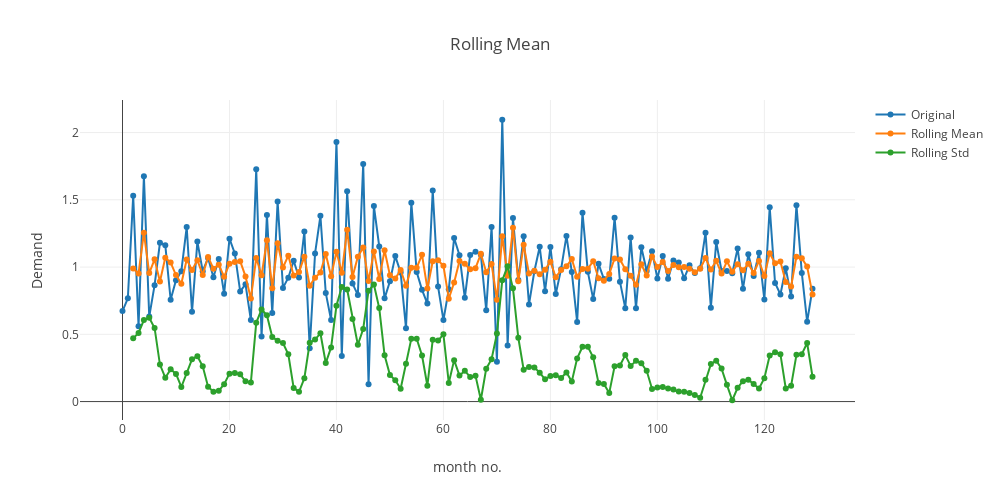

Notebook code for this chart:
### Code cell
ts_log_decompose = residual
ts_log_decompose.dropna(inplace=True)
test_stationarity(ts_log_decompose)

### Figure 1 — Plotly figure (JSON) as saved in the notebook; plotly's stock layout.template omitted (floating-point values rounded to 4 significant figures; data arrays with more than 128 entries replaced by an {"elided": "..."} marker saying what was removed)
{"data": [{"mode": "lines+markers", "name": "Original", "type": "scatter", "x": {"elided": "130 int values"}, "y": {"elided": "130 float values"}}, {"mode": "lines+markers", "name": "Rolling Mean", "type": "scatter", "x": {"elided": "130 int values"}, "y": {"elided": "130 float values"}}, {"mode": "lines+markers", "name": "Rolling Std", "type": "scatter", "x": {"elided": "130 int values"}, "y": {"elided": "130 float values"}}], "layout": {"height": 500, "title": "Rolling Mean", "width": 1000, "xaxis": {"title": "month no."}, "yaxis": {"title": "Demand"}}}
